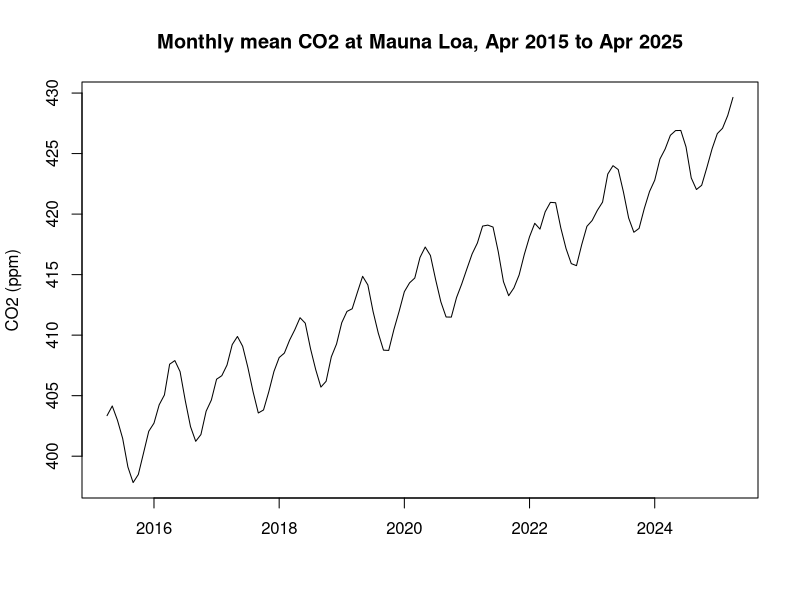
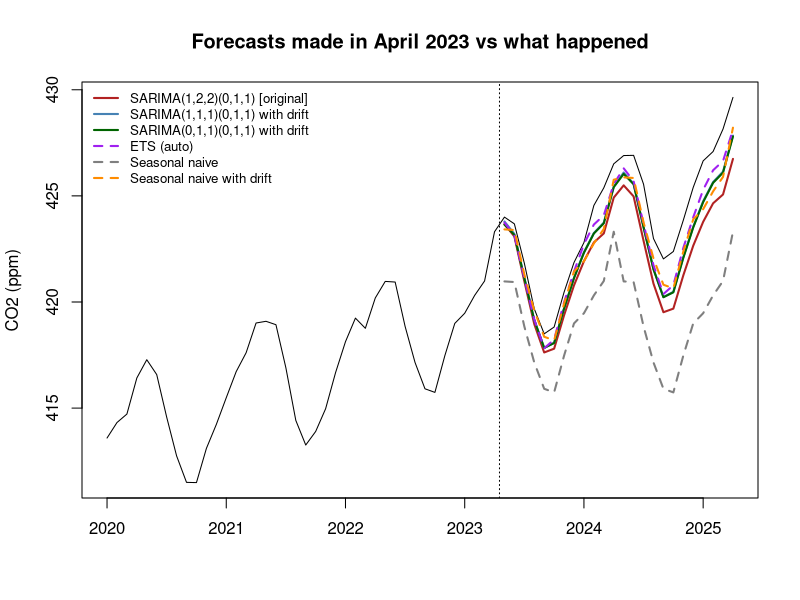
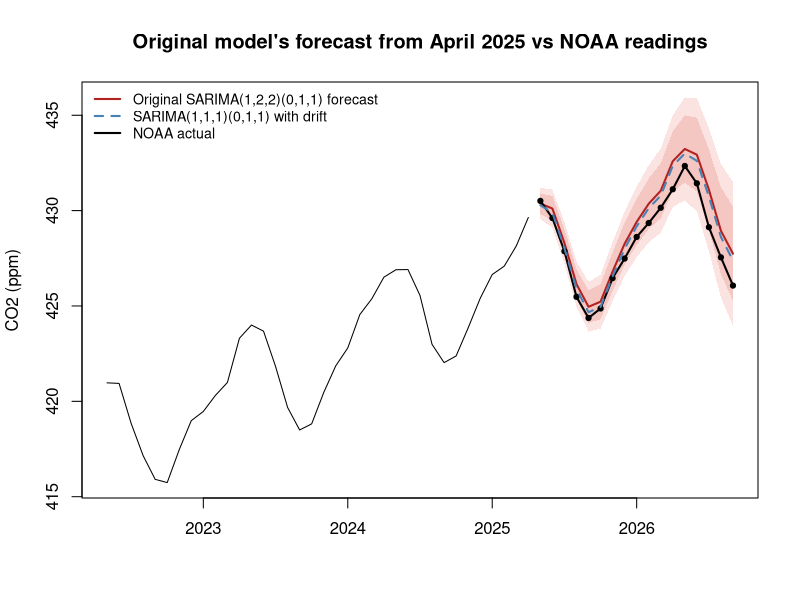

The R script that drew these images, in order:
## ---- chunk 1
knitr::opts_chunk$set(echo = TRUE, message = FALSE, warning = FALSE,
                      fig.width = 9, fig.height = 4.5, fig.align = "center",
                      dev = "png", dpi = 110,
                      fig.path = "figures/")
library(forecast)
library(tseries)
library(knitr)
library(kableExtra)
set.seed(42)

tbl <- function(x, caption, digits = 3) {
  kable(x, digits = digits, caption = caption) |>
    kable_styling(bootstrap_options = c("striped", "condensed"), full_width = FALSE)
}
## ---- chunk 2
d <- read.csv("../data/co2_mlo_2015_2025.csv")
co2 <- ts(d$average, start = c(2015, 4), frequency = 12)

latest <- read.csv("../data/co2_mlo_noaa_latest.csv")
latest <- latest[(latest$year * 12 + latest$month) > (2025 * 12 + 4), ]
actual_new <- ts(latest$average, start = c(2025, 5), frequency = 12)

tbl(data.frame(
  Series = c("Study data", "New NOAA readings"),
  Start = c("Apr 2015", "May 2025"),
  End = c("Apr 2025", format(as.Date(sprintf("%d-%02d-01", tail(latest$year, 1), tail(latest$month, 1))), "%b %Y")),
  Months = c(length(co2), length(actual_new)),
  `Min (ppm)` = c(min(co2), min(actual_new)),
  `Max (ppm)` = c(max(co2), max(actual_new)), check.names = FALSE
), "Monthly mean CO2 at Mauna Loa (NOAA GML)", digits = 2)
## ---- chunk 3
plot(co2, ylab = "CO2 (ppm)", xlab = "", main = "Monthly mean CO2 at Mauna Loa, Apr 2015 to Apr 2025")
## ---- chunk 4
spec <- list(
  "SARIMA(1,2,2)(0,1,1) [original]" = list(order = c(1, 2, 2), seasonal = c(0, 1, 1), drift = FALSE),
  "SARIMA(1,1,1)(0,1,1) with drift"  = list(order = c(1, 1, 1), seasonal = c(0, 1, 1), drift = TRUE),
  "SARIMA(0,1,1)(0,1,1) with drift"  = list(order = c(0, 1, 1), seasonal = c(0, 1, 1), drift = TRUE)
)
fit_spec <- function(y, s) Arima(y, order = s$order, seasonal = s$seasonal, include.drift = s$drift, method = "ML")

full_fits <- lapply(spec, fit_spec, y = co2)
ic <- data.frame(Model = names(full_fits),
                 AICc = sapply(full_fits, function(f) f$aicc),
                 `Ljung-Box p (lag 24)` = sapply(full_fits, function(f) Box.test(residuals(f), lag = 24, type = "Ljung-Box", fitdf = length(coef(f)))$p.value),
                 check.names = FALSE, row.names = NULL)
tbl(ic, "Full-sample fit (AICc is not comparable across different orders of differencing)")
## ---- chunk 5
h <- 24
train <- window(co2, end = c(2023, 4))
test  <- window(co2, start = c(2023, 5))

snaive_drift <- function(y, h) {
  fc <- snaive(y, h = h)
  slope <- mean(diff(y, lag = 12)) / 12
  fc$mean <- fc$mean + slope * rep(seq_len(ceiling(h / 12)), each = 12)[seq_len(h)] * 12
  fc
}

fcs <- c(lapply(spec, function(s) forecast(fit_spec(train, s), h = h)),
         list("ETS (auto)" = forecast(ets(train), h = h),
              "Seasonal naive" = snaive(train, h = h),
              "Seasonal naive with drift" = snaive_drift(train, h)))

acc <- t(sapply(fcs, function(f) accuracy(f$mean, test)[1, c("RMSE", "MAE", "MAPE")]))
scale_snaive <- mean(abs(diff(as.numeric(train), lag = 12)))
acc <- data.frame(Model = rownames(acc), acc,
                  MASE = sapply(fcs, function(f) mean(abs(test - f$mean)) / scale_snaive),
                  row.names = NULL)
tbl(acc[order(acc$RMSE), ], "Forecasts from Apr 2023, errors on May 2023 to Apr 2025 (ppm)", digits = 3)
## ---- chunk 6
plot(window(co2, start = c(2020, 1)), ylab = "CO2 (ppm)", xlab = "",
     main = "Forecasts made in April 2023 vs what happened",
     ylim = range(c(window(co2, start = c(2020, 1)), sapply(fcs, function(f) f$mean))))
cols <- c("firebrick", "steelblue", "darkgreen", "purple", "grey50", "darkorange")
for (i in seq_along(fcs)) lines(fcs[[i]]$mean, col = cols[i], lwd = 2, lty = ifelse(i > 3, 2, 1))
abline(v = 2023 + 3.5 / 12, lty = 3)
legend("topleft", legend = names(fcs), col = cols, lwd = 2, lty = c(1, 1, 1, 2, 2, 2), bty = "n", cex = 0.8)
## ---- chunk 7
best_holdout <- acc$Model[which.min(acc$RMSE)]
orig_rmse <- acc$RMSE[acc$Model == "SARIMA(1,2,2)(0,1,1) [original]"]
best_rmse <- min(acc$RMSE)
## ---- chunk 8
h2 <- length(actual_new)
fc_real <- c(lapply(full_fits, forecast, h = h2, level = c(80, 95)),
             list("ETS (auto)" = forecast(ets(co2), h = h2, level = c(80, 95))))

real_acc <- data.frame(
  Model = names(fc_real),
  RMSE = sapply(fc_real, function(f) sqrt(mean((actual_new - f$mean)^2))),
  MAE  = sapply(fc_real, function(f) mean(abs(actual_new - f$mean))),
  `Mean error (actual - forecast)` = sapply(fc_real, function(f) mean(actual_new - f$mean)),
  `Inside 95% band` = sapply(fc_real, function(f) sprintf("%d of %d", sum(actual_new >= f$lower[, 2] & actual_new <= f$upper[, 2]), h2)),
  check.names = FALSE, row.names = NULL)
tbl(real_acc, "Forecasts from Apr 2025 vs NOAA readings (ppm)", digits = 2)
## ---- chunk 9
f0 <- fc_real[[1]]
plot(f0, include = 36, main = "Original model's forecast from April 2025 vs NOAA readings",
     ylab = "CO2 (ppm)", xlab = "", fcol = "firebrick", shadecols = c("#fbe3e1", "#f4c7c3"),
     ylim = range(c(window(co2, start = c(2022, 5)), f0$lower[, 2], f0$upper[, 2], actual_new)))
lines(actual_new, col = "black", lwd = 2)
points(actual_new, pch = 19, cex = 0.7)
lines(fc_real[[2]]$mean, col = "steelblue", lwd = 2, lty = 2)
legend("topleft", bty = "n", cex = 0.85,
       legend = c("Original SARIMA(1,2,2)(0,1,1) forecast", "SARIMA(1,1,1)(0,1,1) with drift", "NOAA actual"),
       col = c("firebrick", "steelblue", "black"), lwd = 2, lty = c(1, 2, 1))
## ---- chunk 10
months_tbl <- data.frame(
  Month = format(seq(as.Date("2025-05-01"), by = "month", length.out = h2), "%b %Y"),
  Actual = as.numeric(actual_new),
  `Original forecast` = as.numeric(f0$mean),
  Error = as.numeric(actual_new - f0$mean),
  `95% band` = sprintf("%.1f to %.1f", f0$lower[, 2], f0$upper[, 2]), check.names = FALSE)
tbl(months_tbl, "Month by month: original model vs NOAA", digits = 2)

first_430 <- months_tbl$Month[which(months_tbl$Actual >= 430)[1]]
## ---- chunk 11
orig <- real_acc[1, ]
res <- data.frame(
  Question = c("Most accurate model on the 24-month holdout",
               "Original model, holdout RMSE (ppm)",
               "Original model vs reality, RMSE over the new months (ppm)",
               "Best model vs reality (RMSE, ppm)",
               "Original model, NOAA readings inside the 95% band",
               "First month at or above 430 ppm"),
  Answer = c(sprintf("%s (RMSE %.2f)", best_holdout, best_rmse),
             sprintf("%.2f", orig_rmse),
             sprintf("%.2f over %d months", orig$RMSE, h2),
             sprintf("%s (%.2f)", real_acc$Model[which.min(real_acc$RMSE)], min(real_acc$RMSE)),
             orig$`Inside 95% band`,
             first_430))
tbl(res, "Key results")
